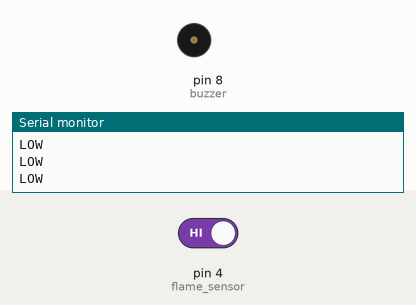
This sketch was run on a simulated Arduino Uno, built with avr-gcc and run on an emulated ATmega328P. On the bench: buzzer (waves = sounding, pin HIGH), the last lines printed to the serial monitor. The test bench sets the inputs (shaded band); at power-on: pin 4 (flame_sensor) HIGH.

Above: at 1.2 s.
1.3 s: pin 4 (flame_sensor) driven LOW
At 2.1 s:
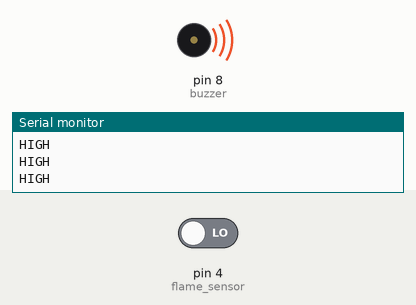
2.8 s: pin 4 (flame_sensor) driven HIGH
At 3.3 s:
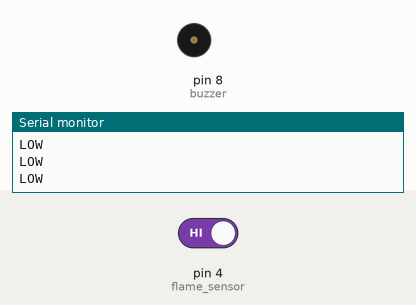
Timing chart, 0 to 5.8 s (numbered marks = the images above; inputs shaded):
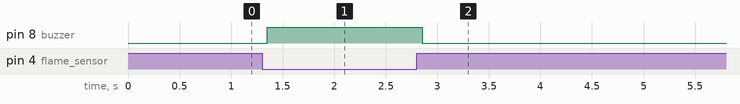

Measured:
- after the input at 1.3 s, pin 8 (buzzer): LOW → HIGH after 0.05 s
- after the input at 2.8 s, pin 8 (buzzer): HIGH → LOW after 0.05 s

The sketch:

Flame_Sensor.ino
```cpp
int buzzer = 8 ;
int flame_sensor = 4 ;
int flame_detected ;
void setup()
{
  Serial.begin(9600) ;
  pinMode(buzzer, OUTPUT) ;
  pinMode(flame_sensor, INPUT) ;
}


void loop() {
  // put your main code here, to run repeatedly:

  flame_detected = digitalRead(flame_sensor) ;

  if (flame_detected == 0)
  {
    digitalWrite(buzzer, HIGH);
     Serial.println("HIGH");
    delay(50);
  }
  else
  {
    digitalWrite(buzzer, LOW);
    Serial.println("LOW");
    delay(50);
  }
  delay(100);

}
```
